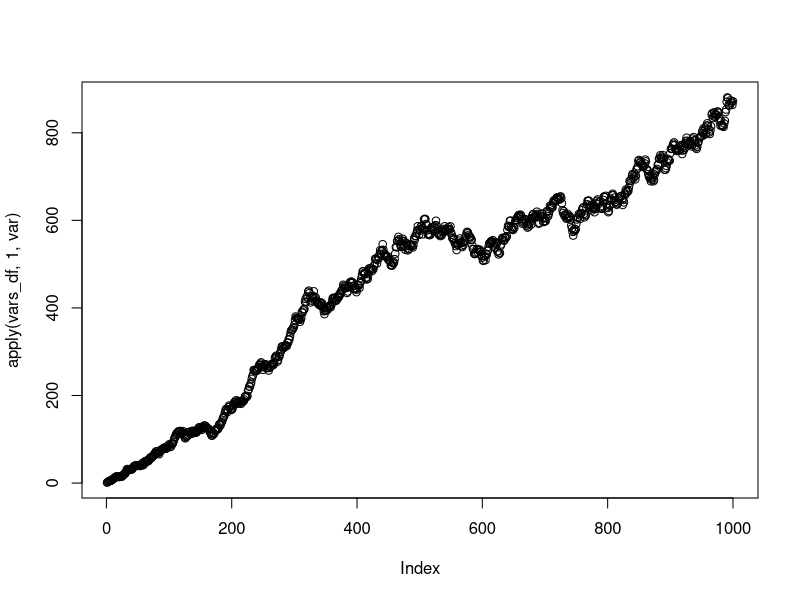
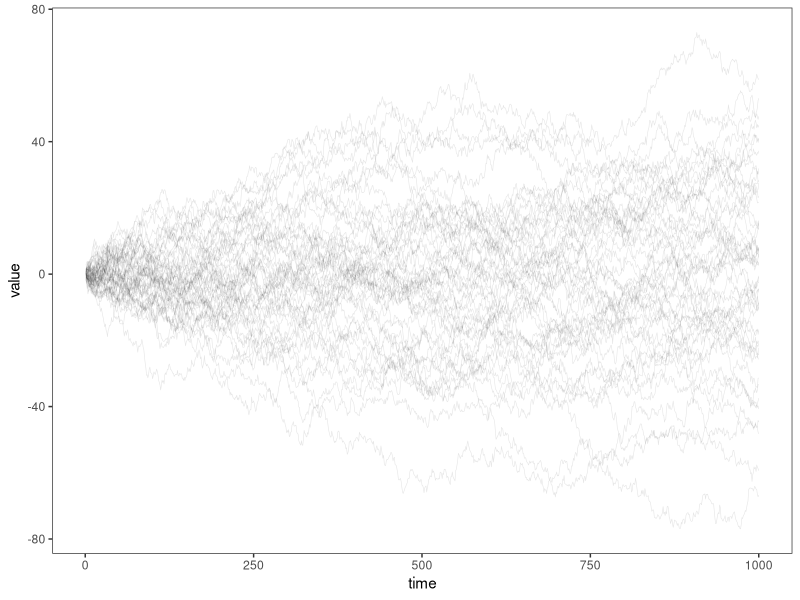

Write the R code that produced these figures, in order.
t <- 1000  # The sample size of the model
n <- 50# The repeated VARs we want to obtain and average

vars_df <- data.frame(matrix(ncol=n,nrow=(t)))
{
start.time <- Sys.time()
for (x in 1:n){

yt <- 0
et <- rnorm(t, mean = 0, sd =1)  # Generating error terms
yt <- et[1] # Initializing the time series
vars_df[1,x] = yt[1]

#Generating the time series
for (i in 2:t) {
  yt[i] <- yt[i-1]+et[i]
  vars_df[(i),x] = yt[i]
}


}

end.time <- Sys.time()
time.taken <- end.time - start.time

}

time.taken
apply(vars_df, 1, var)
plot(apply(vars_df, 1, var))


{
  library(ggplot2)
  library(reshape2)

  vars_df <- t(vars_df)
  rownames(vars_df) <- paste("trial", seq(n), sep = "")
  colnames(vars_df) <- paste("time", seq(t), sep = "")
  
  dat <- as.data.frame(vars_df)
  dat$trial <- rownames(dat)
  mdat <- melt(dat, id.vars = "trial")
  mdat$time <- as.numeric(gsub("time", "", mdat$variable))
  
  
  ggplot(mdat, aes(x=time, y=value, group=trial)) +
    theme_bw() +
    theme(panel.grid=element_blank()) +
    geom_line(size=0.2, alpha=0.1)
}
